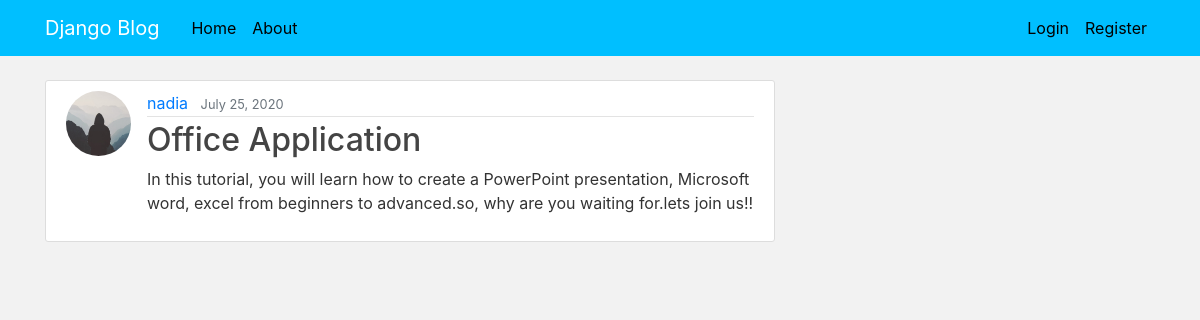
Page /post/6/ on the committed database.
### blog/models.py (models this page shows, shortened)
class Post(models.Model):
    title = models.CharField(max_length=100)
    content = models.TextField()
    date_posted = models.DateTimeField(default=timezone.now)
    author = models.ForeignKey(User, on_delete=models.CASCADE)

### users/models.py (models this page shows, shortened)
class Profile(models.Model):
    user = models.OneToOneField(User, on_delete=models.CASCADE)
    image = models.ImageField(default='default.jpg', upload_to='profile_pics')

### blog/views.py (the view)
# urls.py: path('post/<int:pk>/', PostDetailView.as_view(), name='post-detail'),
class PostDetailView(DetailView):
    model = Post
    template_name = 'post_detail.html'

### templates/post_detail.html (shortened to what this page needs)
{% extends "base.html" %}
{% block content %}
  <article class="media content-section">
    <img class="rounded-circle article-img" src="{{ object.author.profile.image.url }}">
    <div class="media-body">
      <div class="article-metadata">
        <a class="mr-2" href="#">{{ object.author }}</a>
        <small class="text-muted">{{ object.date_posted|date:"F d, Y" }}</small>
      </div>
      <h2 class="article-title">{{ object.title }}</h2>
      <p class="article-content">{{ object.content }}</p>
    </div>
  </article>
{% endblock content %}

### static/main.css (style rules this page uses)
body { background: #f2f2f2; color: #333333; margin-top: 5rem; }
h1, h2, h3, h4, h5, h6 { color: #444444; }
.content-section { background: #ffffff; padding: 10px 20px; border: 1px solid #dddddd; border-radius: 3px; margin-bottom: 20px; }
.article-title { color: #444444; }
.article-content { white-space: pre-line; }
.article-img { height: 65px; width: 65px; margin-right: 16px; }
.article-metadata { padding-bottom: 1px; margin-bottom: 4px; border-bottom: 1px solid #e3e3e3 }

### rows in the picture
Post: author.profile.image (placeholder picture), author "nadia", date_posted "July 25, 2020", title "Office Application", content "In this tutorial, you will learn how to create a PowerPoint presentation, Microsoft word, excel from beginners to advanced.so, why are you waiting for.lets join us!!"
